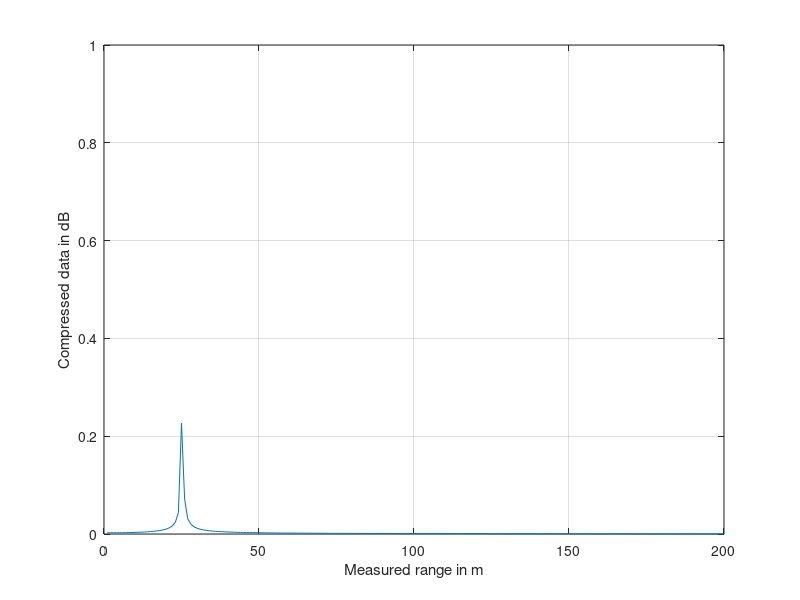
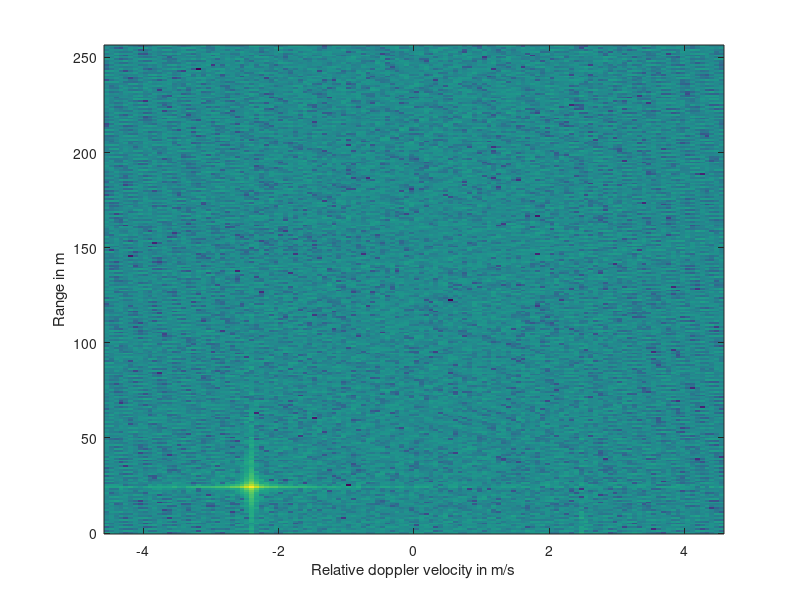

The MATLAB script that drew these images, in order:
%% This task is a part of Weather radar signal and data processing project.
% Author : Supriya Sudarshan 
% Range-Doppler map for FMCW radar using 2D-FFT method

% Simulate the FMCW radar, get the range compressed data using compression techniques
% Apply 2D FFT on the mixer output to get the range-doppler map.
% Assume the values for range and doppler cells

clear all;
clc;
close all;

%% RADAR Specifications
% Frequency of operation, fc: 3.3GHz 
% Max range, range: 500m
% Range resolution, delR: 3.3m
% Bandwidth, B = c / (2* range resolution)
% Chirp time , Tchirp = 2 * Max range / c
% Chirp rate, alpha = bandwidth / chirp time

%% Initial target range and velocity
d0 = 80; % initial range
v0 = -50; % velocity (assumed constant)

%% FMCW Waveform Design
delR = 3.3; %m
speed_of_light = 3e8; %m/s  
range = 500; %m
B = speed_of_light / (2 * delR);  % Hz
Tchirp = 2 * range / speed_of_light; %s
alpha = B / Tchirp; 
fc = 3.3e9; %Hz 
lambda = speed_of_light/fc; %m                                                     
Nd = 128; %doppler cells, given by Tdwell/PRT. default 128 for hybrid receivers
Nr = 1024; %range cells

t = linspace(0, Nd * Tchirp, Nr * Nd); % total time for samples

% vectors for Tx, Rx and Mix based on the total samples input
Tx = zeros(1, length(t));    % transmitted signal
Rx = zeros(1, length(t));    % received signal
mixerOut = zeros(1, length(t));   % beat signal

% vectors for range covered and time delay
rcov = zeros(1, length(t));
td = zeros(1, length(t));

rcov = d0 + v0 * t;
td = 2 * rcov / speed_of_light;

%% Signal generation and Moving Target simulation

for i = 1:length(t)         
    Tx(i) = cos(2 * pi * (fc * t(i) + alpha * t(i)^2 / 2));
    Rx(i) = cos(2 * pi * (fc * (t(i) - td(i)) + (alpha * (t(i) - td(i))^2) / 2));
    mixerOut(i) = Tx(i) * Rx(i);  % beat signal
end


%% RANGE MEASUREMENT
% FFT on beat signal along Nr gives the range compressed output
% Normalise the range compressed output
range_fft = fft(mixerOut, Nr)./Nr;
range_fft = abs(range_fft);       
%plot of range compressed data
figure('Name', 'Range information from first FFT')   
plot(range_fft(1:Nr/2)); grid on;
axis([0 200 0 1]);
xlabel('Measured range in m');
ylabel('Compressed data in dB');

%% RANGE DOPPLER RESPONSE

% Running a 2D FFT on the mixed signal (beat signal) output and generate a Range Doppler Map (RDM)
% The output of the 2D FFT is an image that has reponse in the range and doppler FFT bins. 
% Therefore, it is important to convert the axis from bin sizes to range and doppler based on their max values
Mix = reshape(mixerOut, [Nr, Nd]);

% 2D FFT using the FFT size for both dimensions
doppler_fft2 = fft2(Mix, Nr, Nd);
RDM = abs(doppler_fft2(1 : Nr/4 , 1 : Nd));
RDM = 10*log10(RDM);

%plotting range doppler map
doppler_axis = linspace(-100, 100, Nd).*(lambda/2); %doppler velocity
range_axis = linspace(0, 200, Nr/2)* ((Nr / 2) / 400);
figure('Name', 'Range Doppler Map from 2D FFT');
imagesc(doppler_axis,range_axis, RDM);
set(gca,'Ydir','normal')
xlabel('Relative doppler velocity in m/s');
ylabel('Range in m');
